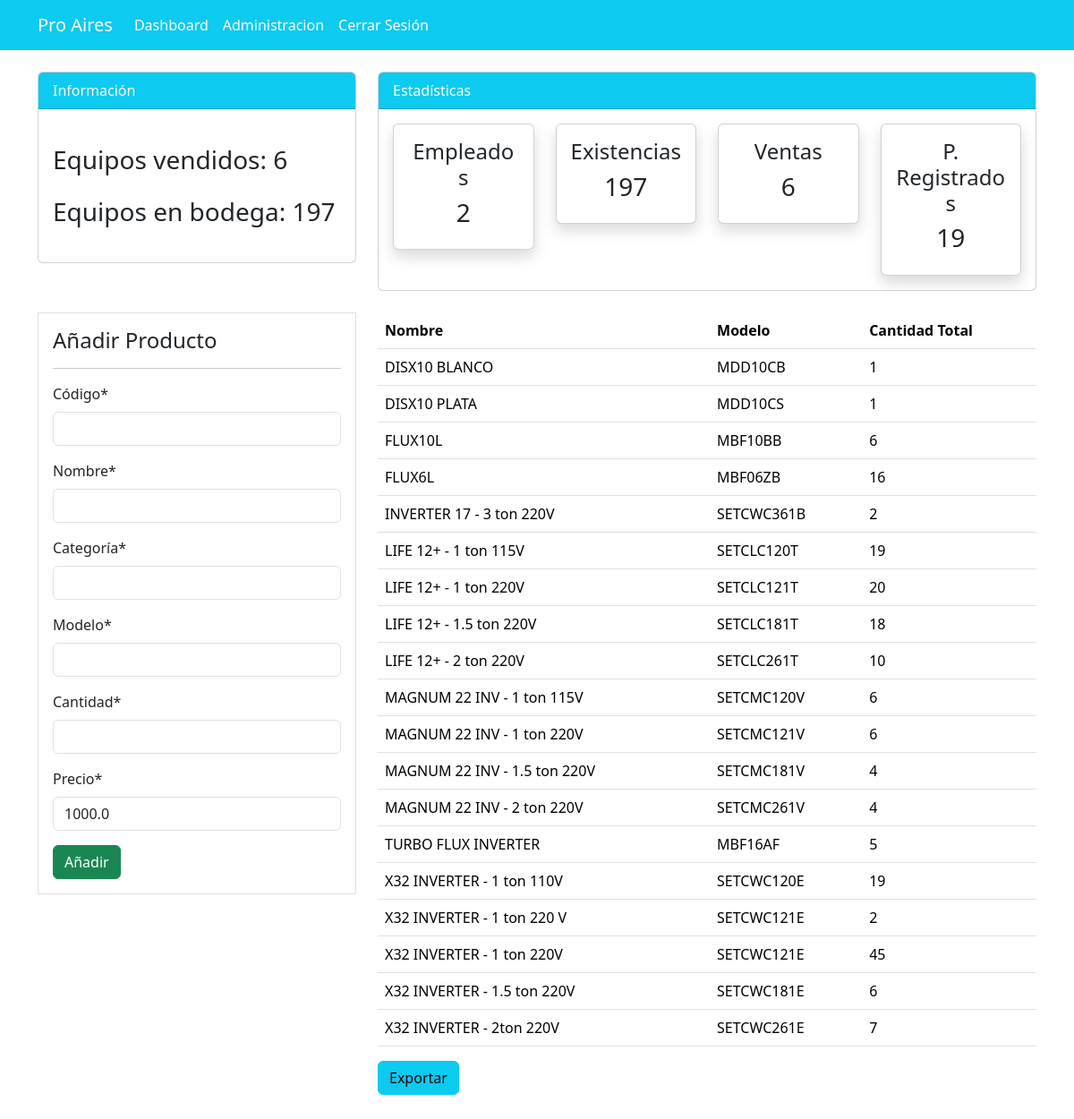
The app's page /producto/ (signed in) with its own data.
### dashboard/models.py (models this page shows, shortened)
class Producto(models.Model):
    code = models.CharField(max_length=20)
    name = models.CharField(max_length=100)
    category = models.CharField(max_length=20)
    quantity = models.PositiveIntegerField()
    type = models.CharField(max_length=100, default=None)
    precio = models.DecimalField(max_digits=20, decimal_places=2, default=1000.00)
    created_at = models.DateTimeField(auto_now_add=True)
    updated_at = models.DateTimeField(auto_now=True)
    price_update = models.DateTimeField(default=None, null=True, blank=True)

### dashboard/views.py (the view)
# urls.py: path('producto/', views.producto, name='dashboard-producto'),
@login_required
def producto(request):
    items = Producto.objects.values('name', 'type',).annotate(total_quantity=Sum('quantity'))
    items_count = len(items)
    total_quantity = sum(item['total_quantity'] for item in items)
    workers_count = User.objects.count()
    orders_count = Order.objects.count()
    total_order_quantity = Order.objects.aggregate(Sum('order_quantity'))['order_quantity__sum']
    if request.method == 'POST':
        form = ProductoForm(request.POST)
        if form.is_valid():
            form.save()
            producto_name = form.cleaned_data.get('name')
            messages.success(request, f'{producto_name} se ha añadido correctamente')
            return redirect('dashboard-producto')
    else:
        form = ProductoForm()
    context = {
        'items': items,
        'form' : form,
        'workers_count': workers_count,
        'items_count': items_count,
        'orders_count': orders_count,
        'total_quantity': total_quantity,
        'total_order_quantity': total_order_quantity,
    }
    return render(request, 'dashboard/producto.html', context)

### dashboard/forms.py
class ProductoForm(forms.ModelForm):
    class Meta:
        model = Producto
        fields = ['code', 'name', 'category', 'type', 'quantity', 'precio']
        labels = {
        'code': 'Código',
        'name': 'Nombre',
        'category': 'Categoría',
        'type': 'Modelo',
        'quantity': 'Cantidad',
        'precio': 'Precio',
        }

### templates/dashboard/producto.html (shortened to what this page needs)
{% extends 'partials/base.html'%}
{% load crispy_forms_tags %}
{% block content %}
{% include 'partials/topnav.html' %}
    <div class="container">
        <div class="row my-4">
            <div class="col-md-4">
                <div class="border bg-white p-3">
                    <h4>Añadir Producto</h4>
                    <hr>
                    <form method ="POST">
                        {{form|crispy }}
                        <input class="btn btn-success btn-block" type="submit" value="Añadir">
                    </form>
                </div>
            </div>
            <div class="col-md-8">
                <table class="table bg-white">
                    <thead class="bg-info">
                        <tr class="text-white">
                            <th scope="col">Nombre</th>
                            <th scope="col">Modelo</th>
                            <th scope="col">Cantidad Total</th>
                        </tr>
                    </thead>
                    <tbody>
                        {% for item in items %}
                        <tr>
                            <td>{{ item.name }}</td>
                            <td>{{ item.type }}</td>
                            <td>{{ item.total_quantity|default:"0" }}</td>
                        </tr>
                        {% endfor %}
                    </tbody>
                </table>
                <h3 class="btn btn-info">
                    <a class="nav-link" href="{% url 'dashboard-producto-csv' %}"> Exportar </a>
                </h3>
            </div>
        </div>
    </div>
{% endblock %}

### templates/partials/nav.html (shortened to what this page needs)
 <nav class="navbar navbar-expand-lg navbar-info bg-info">
    {% if user.is_authenticated %}
    <div class="container" color="blue">
        <a class="navbar-brand text-white" href="{% url 'pos-index' %}">Pro Aires</a>
        <div class="collapse navbar-collapse" id="navbarSupportedContent">
            <ul class="navbar-nav mr-auto">
                <li class="nav-item active">
                    <a class="nav-link text-white" href="{% url 'dashboard-index' %}">  Dashboard </a>
                </li>
            </ul>
            <ul class="navbar-nav ml-auto">
                <li class="nav-item active">
                    <a class="nav-link text-white" href="{% url 'user-profile' %}">{{user.username}}</a>
                </li>
                <li class="nav-item">
                    <a class="nav-link text-white" href="{% url 'user-logout' %}"> Cerrar Sesión</a>
                </li>
            </ul>
            {% endif %}
        </div>
    </div>
</nav>

### static/style.css (style rules this page uses)
body { background: rgb(230, 227, 227); }

### records on screen
Producto: name "DISX10 BLANCO", type "MDD10CB", total_quantity "1"
Producto: name "DISX10 PLATA", type "MDD10CS", total_quantity "1"
Producto: name "INVERTER 17 - 3 ton 220V", type "SETCWC361B", total_quantity "2"
Producto: name "MAGNUM 22 INV - 2 ton 220V", type "SETCMC261V", total_quantity "4"

### other values on screen
{{ user.username }} "Administracion"
{{ total_order_quantity }} "6"
{{ total_quantity }} "197"
{{ workers_count }} "2"
{{ orders_count }} "6"
{{ items_count }} "19"
{{ item.name }} "FLUX10L" "FLUX6L" "LIFE 12+ - 1 ton 115V" "LIFE 12+ - 1 ton 220V" "LIFE 12+ - 1.5 ton 220V" "LIFE 12+ - 2 ton 220V" "MAGNUM 22 INV - 1 ton 115V" "MAGNUM 22 INV - 1 ton 220V" "MAGNUM 22 INV - 1.5 ton 220V" "TURBO FLUX INVERTER" "X32 INVERTER - 1 ton 110V" "X32 INVERTER - 1 ton 220 V" "X32 INVERTER - 1 ton 220V" "X32 INVERTER - 1.5 ton 220V" "X32 INVERTER - 2ton 220V"
{{ item.type }} "MBF10BB" "MBF06ZB" "SETCLC120T" "SETCLC121T" "SETCLC181T" "SETCLC261T" "SETCMC120V" "SETCMC121V" "SETCMC181V" "MBF16AF" "SETCWC120E" "SETCWC121E" "SETCWC121E" "SETCWC181E" "SETCWC261E"
{{ item.total_quantity|default:"0" }} "6" "16" "19" "20" "18" "10" "6" "6" "4" "5" "19" "2" "45" "6" "7"
